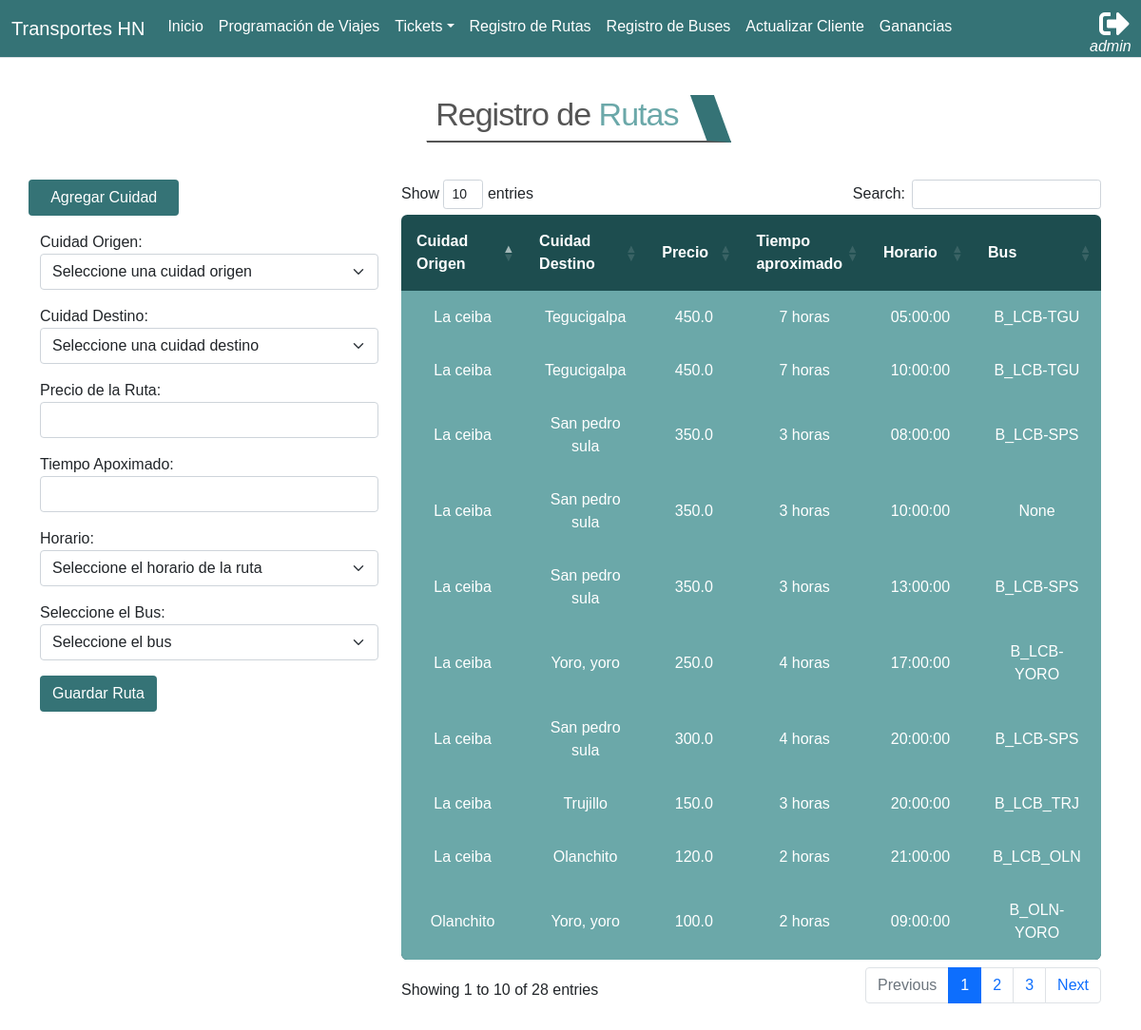
The page /transportAgency/routes/ (signed in) on the database as committed earlier.
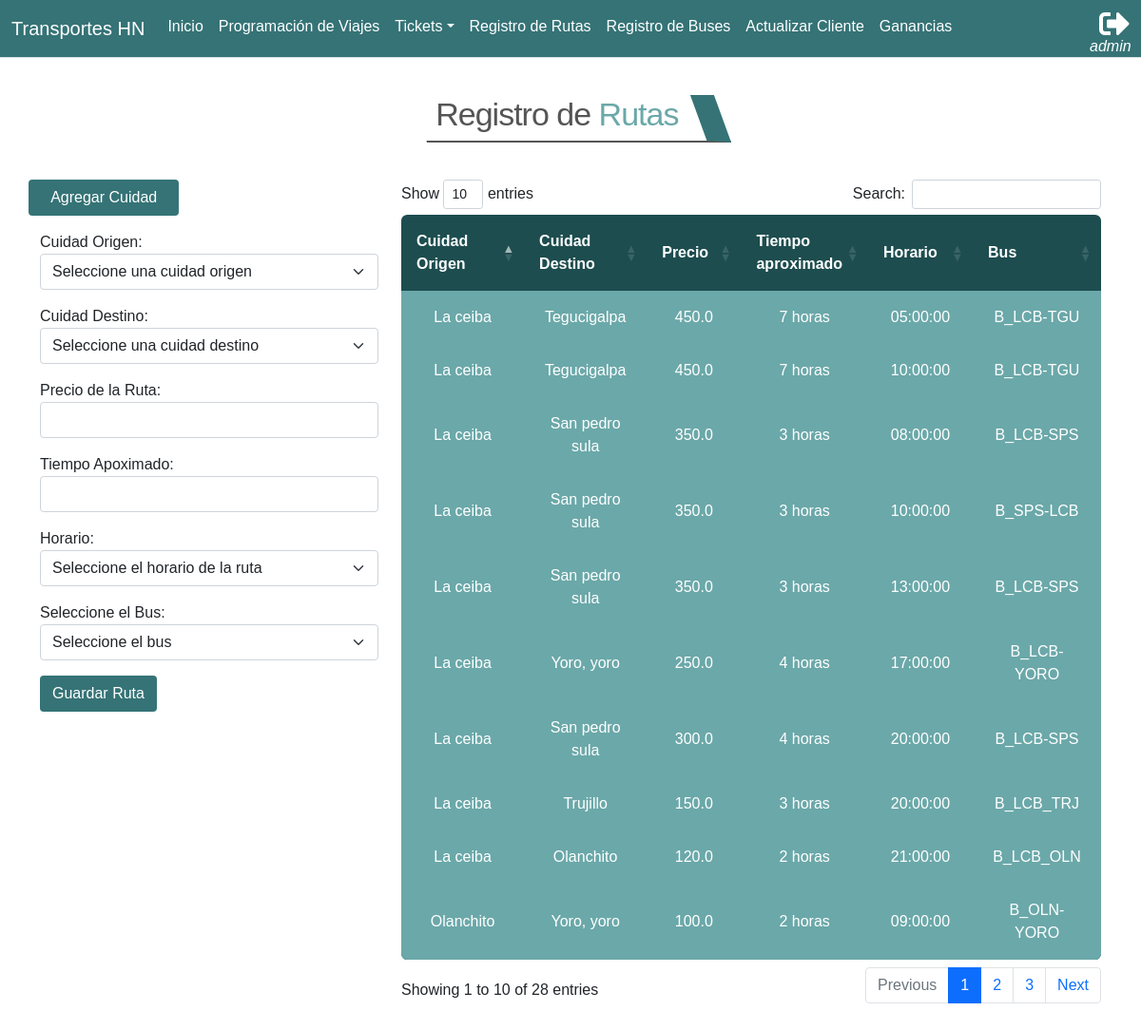
The same page on the database as committed later.
### app_transportAgency/models.py (models this page shows, shortened)
class Route(models.Model):
    origin             = models.ForeignKey(City, related_name="origin_city", on_delete=models.CASCADE)
    destiny            = models.ForeignKey(City, related_name="destiny_city", on_delete=models.CASCADE)
    route_time         = models.IntegerField()
    precio             = models.FloatField()
    schedule           = models.ForeignKey(Schedule, on_delete=models.CASCADE, blank=True, null=True)
    bus                = models.ForeignKey(Bus, on_delete=models.SET_NULL, blank=True, null=True)

class City(models.Model):
    name_city = models.CharField(max_length=70)
    def __str__(self):
        return self.name_city
    class Meta:
        verbose_name_plural = 'Cities'

class Schedule(models.Model):
    route_schedule = models.TimeField()
    def __str__(self):
        return f'{self.route_schedule}'

class Bus(models.Model):
    name_bus = models.CharField(max_length=50)
    seating  = models.ManyToManyField(Seating)
    def __str__(self):
        return f'{self.name_bus}'
    class Meta:
        verbose_name_plural = 'Buses'

### app_transportAgency/views.py (the view, shortened to what this page needs)
# urls.py: path('routes/', views.register_route, name="register_route"),
@login_required()
def register_route(request):
    routes = Route.objects.all()
    cities = City.objects.all()
    schedules = Schedule.objects.all()
    buses = Bus.objects.all()
    return render(request, 'transportAgency/routes.html', {
        'routes': routes,
        'cities': cities,
        'schedules': schedules,
        'buses': buses,
    })

### app_transportAgency/templates/transportAgency/routes.html (shortened to what this page needs)
{% extends 'base.html' %}
{% load static %}
{% block css %}
<link rel="stylesheet" href="{% static 'transportAgency/css/routes.css' %}">
<link rel="stylesheet" href="{% static 'transportAgency/css/tittle.css' %}">
<link rel="stylesheet" href="{% static 'transportAgency/css/table.css' %}">
{% endblock css %}
{% block container %}
<div class="row justify-content-center m-4">
    <div class="title">
        <h1>Registro de <span style="color: #6BA8A9;">Rutas</span></h1>
    </div>
</div>
<div class="container">
    <div class="row">
        <div class="col-4 ">
        <form action="{% url 'transportAgency:register_route' %}" method="post">
            <div class="row justify-content-start mb-3">
                <button class="btn col-5 " style="background: #357376;color:#fff;" type="button" id="button-city">Agregar Cuidad</button>
            </div>
            <div class="mb-3">
                <label for="origin">Cuidad Origen:</label>
                <select class="form-select form-control-chosen" name="origin" id="origin">
                    <option value="">Seleccione una cuidad origen</option>
                </select>
            </div>
            <div class="mb-3">
                <label for="destiny">Cuidad Destino:</label>
                <select class="form-select form-control-chosen" name="destiny" id="destiny">
                    <option value="">Seleccione una cuidad destino</option>
                </select>
            </div>
            <div class="mb-3">
                <label for="price">Precio de la Ruta:</label>
                <input type="number" min=1 class="form-control" name=price id="price">
            </div>
            <div class="mb-3">
                <label for="route-time">Tiempo Apoximado:</label>
                <input type="number" min=1 class="form-control" name=route-time id="route-time">
            </div>
            <div class="mb-3">
                <label for="schedule">Horario:</label>
                <select class="form-select form-control-chosen" name="schedule" id="schedule">
                    <option value="">Seleccione el horario de la ruta</option>
                </select>
            </div>
            <div class="mb-3">
                <label for="bus">Seleccione el Bus:</label>
                <select class="form-select form-control-chosen" name="bus" id="bus">
                    <option value="">Seleccione el bus</option>
                </select>
            </div>
            <button class="btn" style="background-color:#357376"data-url="{% url 'transportAgency:register_route' %}" type="button" id="button-route" data-token="{{csrf_token }}" >Guardar Ruta</button>
        </form>
        </div>
        <div class="col-8">
            <table class="rwd-table" id="id_tabla">
                <thead>
                    <tr>
                        <th style="width: 150px;" >Cuidad Origen</th>
                        <th style="width: 150px;">Cuidad Destino</th>
                        <th style="width: 150px;">Precio</th>
                        <th style="width: 150px;">Tiempo aproximado</th>
                        <th style="width: 150px;">Horario</th>
                        <th style="width: 150px;">Bus</th>
                    </tr>
                </thead>
                <tbody>
                    {% for r in routes %}
                        <tr>
                            <td>{{r.origin | capfirst}}</td>
                            <td>{{r.destiny | capfirst}}</td>
                            <td>{{r.precio}}</td>
                            <td>{{r.route_time}} horas</td>
                            <td>{{r.schedule}}</td>
                            <td>{{r.bus}}</td>
                        </tr>
                    {% endfor %}
                </tbody>
            </table>
            <br>
            <br>
        </div>
    </div>
</div>
{% endblock container %}

Rows that differ between the two databases and show on the page:
changed Route: bus "None" → "B_SPS-LCB"
